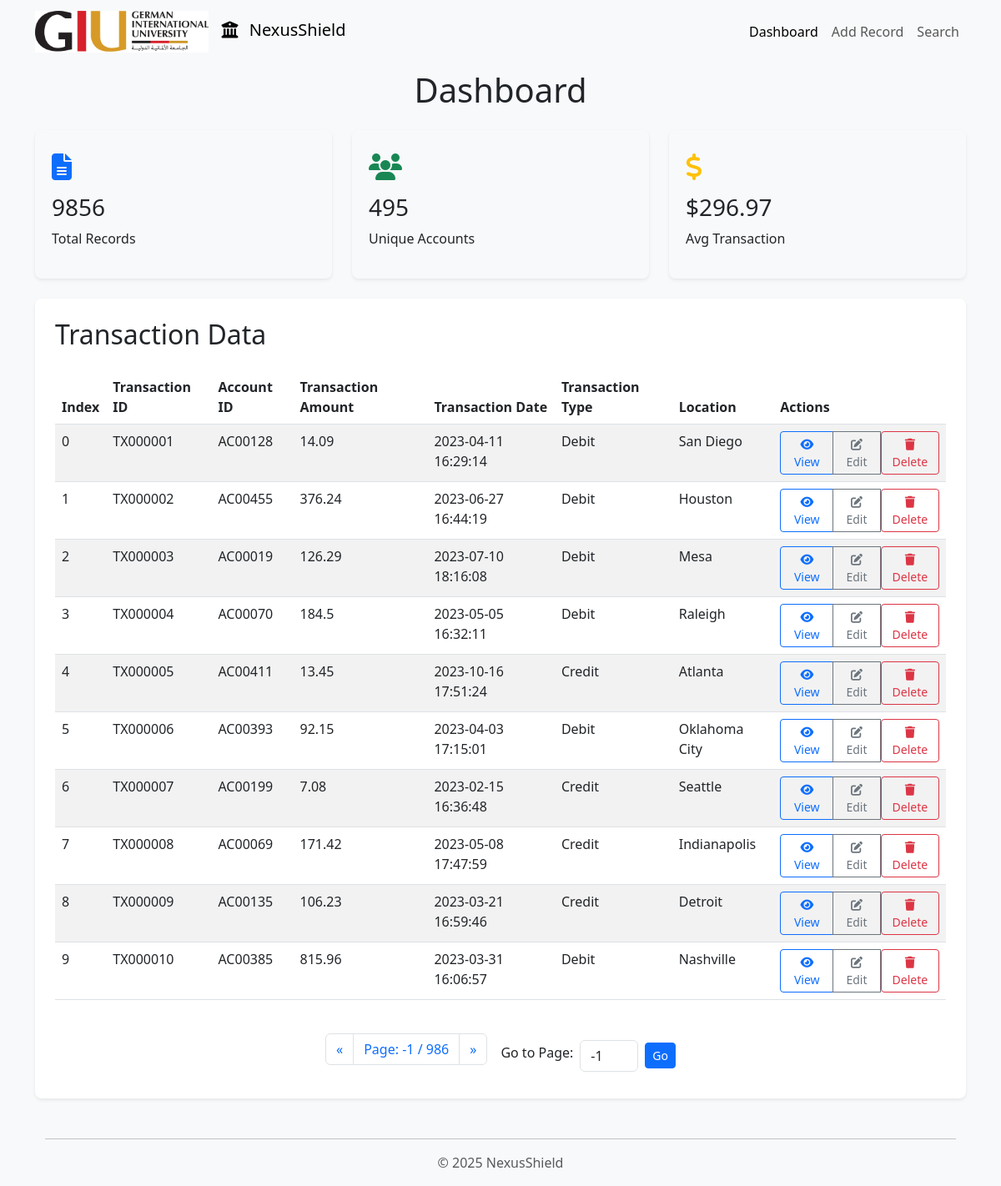
Page /dashboard?page=-1 on the committed database.
### tables this page shows
CREATE TABLE "Input" (
	"Index"	INTEGER NOT NULL,
	"TransactionID"	,
	"AccountID"	,
	"TransactionAmount"	,
	"TransactionDate"	,
	"TransactionType"	,
	"Location"	,
	"DeviceID"	,
	"IP Address"	,
	"MerchantID"	,
	"Channel"	,
	"CustomerAge"	,
	"CustomerOccupation"	,
	"TransactionDuration"	,
	"LoginAttempts"	,
	"AccountBalance"	,
	"PreviousTransactionDate"	,
	"AccountProfileID"	,
	PRIMARY KEY("Index" AUTOINCREMENT)
);

### API/app3.py (the view)
@app.route('/dashboard')
def dashboard():
    conn = get_db()  # Use the get_db function
    cursor = conn.cursor()
    page = request.args.get('page', 1, type=int)
    per_page = 10  # Number of records per page
    try:
        cursor.execute("SELECT * FROM Input LIMIT ? OFFSET ?", (per_page, (page - 1) * per_page))
        columns = [description[0] for description in cursor.description]
        fraud_data = [dict(zip(columns, row)) for row in cursor.fetchall()]
        cursor.execute("SELECT COUNT(*) FROM Input")
        total_records = cursor.fetchone()[0]
        cursor.execute("SELECT COUNT(DISTINCT AccountID) FROM Input")
        unique_accounts = cursor.fetchone()[0]
        cursor.execute("SELECT AVG(TransactionAmount) FROM Input")
        avg_transaction = cursor.fetchone()[0]
        total_pages = (total_records + per_page - 1) // per_page
        return render_template(
            'dashboard.html',
            fraud_data=fraud_data,
            total_records=total_records,
            unique_accounts=unique_accounts,
            avg_transaction=round(avg_transaction, 2) if avg_transaction else 0,
            page=page,
            per_page=per_page,
            total_pages=total_pages
        )
    except sqlite3.Error as e:
        flash(f"Database error: {str(e)}", "error")
        return render_template('dashboard.html', fraud_data=[], page=page, per_page=per_page, total_pages=0)
    finally:
        if conn:
            conn.close()

### API/app3.py (called while the page is built)
def get_db():
    db = getattr(g, '_database', None)
    if db is None:
        db = g._database = sqlite3.connect(db_path)
        db.row_factory = sqlite3.Row
    return db

@app.teardown_appcontext
def close_connection(exception):
    db = getattr(g, '_database', None)
    if db is not None:
        db.close()

### API/templates/dashboard.html (shortened to what this page needs)
<!DOCTYPE html>
<html lang="en">
<head>
    <link rel="stylesheet" href="https://cdnjs.cloudflare.com/ajax/libs/bootstrap/5.3.0/css/bootstrap.min.css">
    <link rel="stylesheet" href="https://cdnjs.cloudflare.com/ajax/libs/font-awesome/6.4.0/css/all.min.css">
</head>
<body>
    <header class="navbar navbar-expand-lg navbar-light bg-light fixed-top">
        <div class="container">
            <a class="navbar-brand" href="#">
                <img src="{{ url_for('static', filename='giu_logo.jpg') }}" alt="Bank Logo" class="logo">
                <i class="fas fa-university me-2"></i> NexusShield
            </a>
            <div class="collapse navbar-collapse" id="navbarNav">
                <ul class="navbar-nav ms-auto">
                    <li class="nav-item">
                        <a class="nav-link active" href="/dashboard">Dashboard</a>
                    </li>
                    <li class="nav-item">
                        <a class="nav-link" href="/add">Add Record</a>
                    </li>
                    <li class="nav-item">
                        <a class="nav-link" href="/search">Search</a>
                    </li>
                </ul>
            </div>
        </div>
    </header>
    <main class="container">
        <h1 class="text-center mt-4 mb-4">Dashboard</h1>
        <div class="row">
            <div class="col-md-4">
                <div class="stats-card">
                    <div class="stats-icon text-primary">
                        <i class="fas fa-file-alt"></i>
                    </div>
                    <h3 class="stats-value">{{ total_records }}</h3>
                    <p class="stats-label">Total Records</p>
                </div>
            </div>
            <div class="col-md-4">
                <div class="stats-card">
                    <div class="stats-icon text-success">
                        <i class="fas fa-users"></i>
                    </div>
                    <h3 class="stats-value">{{ unique_accounts }}</h3>
                    <p class="stats-label">Unique Accounts</p>
                </div>
            </div>
            <div class="col-md-4">
                <div class="stats-card">
                    <div class="stats-icon text-warning">
                        <i class="fas fa-dollar-sign"></i>
                    </div>
                    <h3 class="stats-value">${{ avg_transaction }}</h3>
                    <p class="stats-label">Avg Transaction</p>
                </div>
            </div>
        </div>
        <div class="table-container">
            <h2 class="mb-4">Transaction Data</h2>
            <div class="table-responsive">
                <table class="table table-striped table-hover">
                    <thead>
                        <tr>
                            <th>Index</th>
                            <th>Transaction ID</th>
                            <th>Account ID</th>
                            <th>Transaction Amount</th>
                            <th>Transaction Date</th>
                            <th>Transaction Type</th>
                            <th>Location</th>
                            <th>Actions</th>
                        </tr>
                    </thead>
                    <tbody>
                        {% if fraud_data %}
                            {% for record in fraud_data %}
                                <tr>
                                    <td>{{ record.Index }}</td>
                                    <td>{{ record.TransactionID }}</td>
                                    <td>{{ record.AccountID }}</td>
                                    <td>{{ record.TransactionAmount }}</td>
                                    <td>{{ record.TransactionDate }}</td>
                                    <td>{{ record.TransactionType }}</td>
                                    <td>{{ record.Location }}</td>
                                    <td>
                                        <div class="btn-group" role="group">
                                            <a href="/view/{{ record.Index }}" class="btn btn-sm btn-outline-primary">
                                                <i class="fas fa-eye"></i> View
                                            </a>
                                            <a href="/edit/{{ record.Index }}" class="btn btn-sm btn-outline-secondary">
                                                <i class="fas fa-edit"></i> Edit
                                            </a>
                                            <form action="/delete/{{ record.Index }}" method="POST" style="display: inline-block;">
                                                <button type="submit" class="btn btn-sm btn-outline-danger" onclick="return confirm('Are you sure you want to delete this record?')">
                                                    <i class="fas fa-trash"></i> Delete
                                                </button>
                                            </form>
                                        </div>
                                    </td>
                                </tr>
                            {% endfor %}
                        {% else %}
                            <tr>
                                <td colspan="8" class="text-center">No fraud data available</td>
                            </tr>
                        {% endif %}
                    </tbody>
                </table>
            </div>
            <div class="pagination-container">
                <nav aria-label="Page navigation">
                    <ul class="pagination">
                        <li class="page-item {% if page == 1 %}disabled{% endif %}">
                            <a class="page-link" href="/dashboard?page={{ page - 1 }}" aria-label="Previous">
                                <span aria-hidden="true">&laquo;</span>
                            </a>
                        </li>
                        <li class="page-item">
                            <span class="page-link">Page: {{ page }} / {{ total_pages }}</span>
                        </li>
                        <li class="page-item {% if page == total_pages %}disabled{% endif %}">
                            <a class="page-link" href="/dashboard?page={{ page + 1 }}" aria-label="Next">
                                <span aria-hidden="true">&raquo;</span>
                            </a>
                        </li>
                    </ul>
                </nav>
                <div class="page-input-container">
                    <label for="page-number" class="form-label">Go to Page:</label>
                    <input type="number" id="page-number" class="form-control" min="1" max="{{ total_pages }}" value="{{ page }}" style="width: 70px;">
                    <button id="go-to-page" class="btn btn-primary btn-sm">Go</button>
                </div>
            </div>
        </div>
    <footer class="container mt-5">
        <hr>
        <p class="text-center text-muted">&copy; 2025 NexusShield</p>
    </footer>
</body>
</html>

### API/templates/dashboard.html (style rules this page uses)
body { padding-top: 60px; background-color: #f8f9fa; }
.stats-card { border-radius: 0.5rem; box-shadow: 0 0.125rem 0.25rem rgba(0, 0, 0, 0.075); padding: 1.25rem; margin-bottom: 1.5rem; transition: transform 0.3s; }
.stats-icon { font-size: 2rem; margin-bottom: 0.5rem; }
.table-container { background-color: white; border-radius: 0.5rem; box-shadow: 0 0.125rem 0.25rem rgba(0, 0, 0, 0.075); padding: 1.5rem; margin-bottom: 1.5rem; }
.pagination-container { display: flex; justify-content: center; margin-top: 1.5rem; align-items: center; gap: 1rem; }
.page-input-container { display: flex; align-items: center; gap: 0.5rem; }
.logo { max-height: 50px; margin-right: 10px; }

### rows in the picture
Input: Index "0", TransactionID "TX000001", AccountID "AC00128", TransactionAmount "14.09", TransactionDate "2023-04-11 16:29:14", TransactionType "Debit", Location "San Diego"
Input: Index "1", TransactionID "TX000002", AccountID "AC00455", TransactionAmount "376.24", TransactionDate "2023-06-27 16:44:19", TransactionType "Debit", Location "Houston"
Input: Index "2", TransactionID "TX000003", AccountID "AC00019", TransactionAmount "126.29", TransactionDate "2023-07-10 18:16:08", TransactionType "Debit", Location "Mesa"
Input: Index "3", TransactionID "TX000004", AccountID "AC00070", TransactionAmount "184.5", TransactionDate "2023-05-05 16:32:11", TransactionType "Debit", Location "Raleigh"
Input: Index "4", TransactionID "TX000005", AccountID "AC00411", TransactionAmount "13.45", TransactionDate "2023-10-16 17:51:24", TransactionType "Credit", Location "Atlanta"
Input: Index "5", TransactionID "TX000006", AccountID "AC00393", TransactionAmount "92.15", TransactionDate "2023-04-03 17:15:01", TransactionType "Debit", Location "Oklahoma City"
Input: Index "6", TransactionID "TX000007", AccountID "AC00199", TransactionAmount "7.08", TransactionDate "2023-02-15 16:36:48", TransactionType "Credit", Location "Seattle"
Input: Index "7", TransactionID "TX000008", AccountID "AC00069", TransactionAmount "171.42", TransactionDate "2023-05-08 17:47:59", TransactionType "Credit", Location "Indianapolis"
Input: Index "8", TransactionID "TX000009", AccountID "AC00135", TransactionAmount "106.23", TransactionDate "2023-03-21 16:59:46", TransactionType "Credit", Location "Detroit"
Input: Index "9", TransactionID "TX000010", AccountID "AC00385", TransactionAmount "815.96", TransactionDate "2023-03-31 16:06:57", TransactionType "Debit", Location "Nashville"

### other values in the picture
{{ total_records }} "9856"
{{ unique_accounts }} "495"
{{ avg_transaction }} "296.97"
{{ page }} "-1"
{{ total_pages }} "986"
